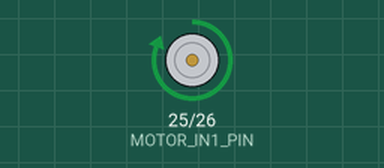
Simulated run of this sketch. Board: ESP32. On the bench: motor-driver pin pairs drawn as motors (green arrow = first pin HIGH = forward, orange = second pin HIGH = backward, longer = more drive).

Above: at 1.1 s.
At 3.7 s:
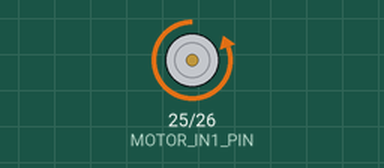
At 5.2 s:
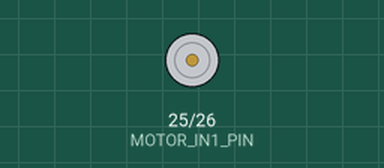
Timing chart, 0 to 6.7 s (numbered marks = the images above):
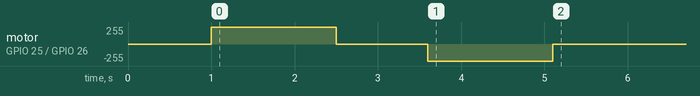

The sketch:

MotorCycleTest.ino
```cpp
// One-cycle actuator test for an ESP32 DevKit V1 and DRV8871.
//
// Wiring used by this sketch:
//   ESP32 GPIO 25 -> DRV8871 IN1
//   ESP32 GPIO 26 -> DRV8871 IN2
//   ESP32 GND     -> DRV8871 GND
//
// Power the actuator from a suitable external supply through the DRV8871.
// Do not power the actuator from the ESP32.

const uint8_t MOTOR_IN1_PIN = 25;
const uint8_t MOTOR_IN2_PIN = 26;

// Begin with a short movement. Increase this only after confirming that the
// actuator does not bind or remain stalled at the end of its travel.
const unsigned long MOVE_TIME_MS = 1500;
const unsigned long PAUSE_TIME_MS = 1000;
const unsigned long DIRECTION_CHANGE_DELAY_MS = 100;

void stopMotor() {
  digitalWrite(MOTOR_IN1_PIN, LOW);
  digitalWrite(MOTOR_IN2_PIN, LOW);
}

void extendMotor() {
  digitalWrite(MOTOR_IN1_PIN, HIGH);
  digitalWrite(MOTOR_IN2_PIN, LOW);
}

void retractMotor() {
  digitalWrite(MOTOR_IN1_PIN, LOW);
  digitalWrite(MOTOR_IN2_PIN, HIGH);
}

void setup() {
  pinMode(MOTOR_IN1_PIN, OUTPUT);
  pinMode(MOTOR_IN2_PIN, OUTPUT);

  // Keep the actuator stopped while the ESP32 finishes starting.
  stopMotor();
  delay(1000);

  extendMotor();
  delay(MOVE_TIME_MS);

  stopMotor();
  delay(PAUSE_TIME_MS);

  // Brief dead time prevents reversing the driver instantaneously.
  stopMotor();
  delay(DIRECTION_CHANGE_DELAY_MS);

  retractMotor();
  delay(MOVE_TIME_MS);

  stopMotor();
}

void loop() {
  // Intentionally empty: the extend/retract sequence runs only once per reset.
}
```
